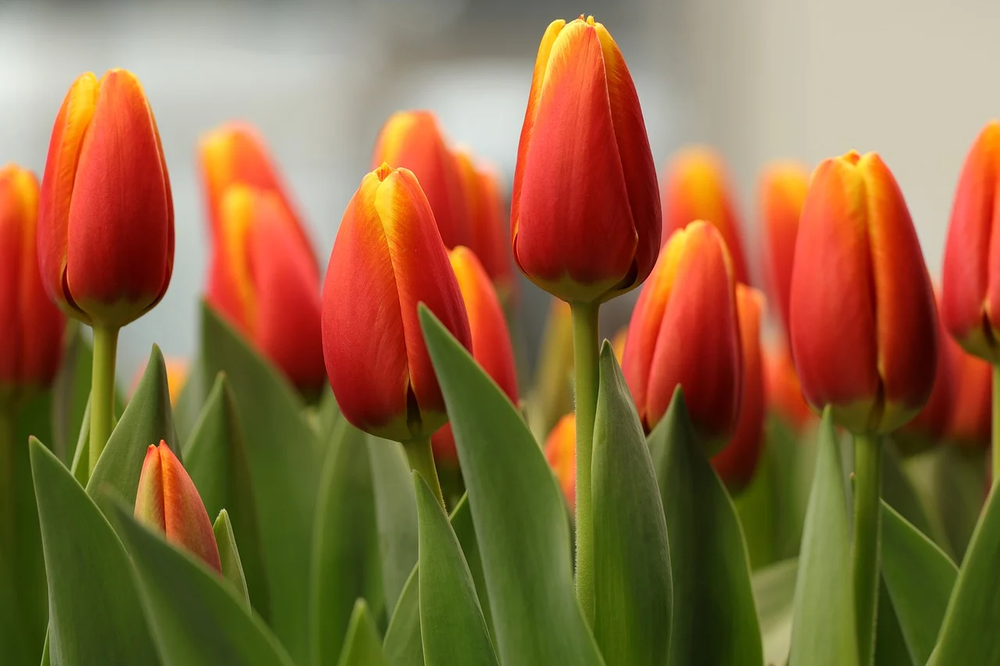
//> input picture resources/image_0.png, 1000 x 666 px, shrunk from 1280 x 853 before the run
$ ./opencv_1_canny   (built with g++ and OpenCV 4)
//> lines starting //> are read from the running program, lines starting //| are printed output that depends on the picture
#include <opencv2/opencv.hpp>
#include <iostream>

using namespace cv;

int main() {
    Mat img = imread("resources/image_0.png");
//> img is the input picture: 666 rows x 1000 cols, CV_8UC3; mean B, G, R 63.9, 103.9, 141.9
    if (img.empty()) {
        std::cerr << "Cannot read image! 请检查图片路径\n";
        return 1;
    }

    namedWindow("Original", WINDOW_NORMAL);
    imshow("Original", img);
    // 按键盘任意键继续
    waitKey(0);

    Mat gray;
    cvtColor(img, gray, COLOR_BGR2GRAY);
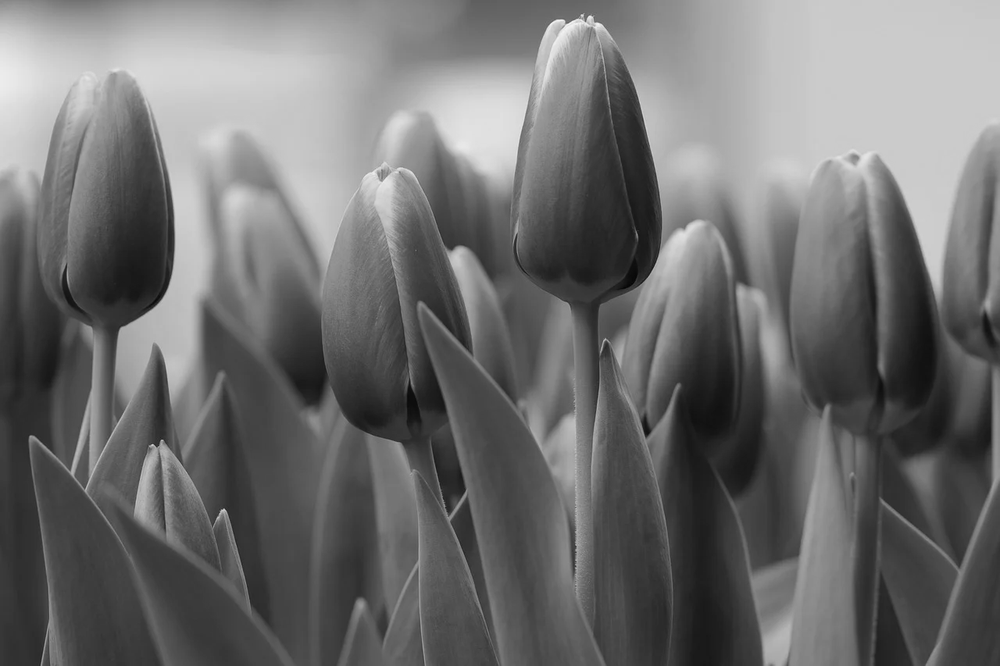
//> gray: 666 rows x 1000 cols, CV_8UC1; min 6, max 244, mean 110.7

    if (!gray.empty()) { // 增加判空，防止崩溃
        namedWindow("Gray", WINDOW_NORMAL);
        imshow("Gray", gray);
    }

    waitKey(0);


    Mat smooth, cannyImg;
    GaussianBlur(gray, smooth, Size(5,5), 1.5);
    Canny(smooth, cannyImg, 30, 90);
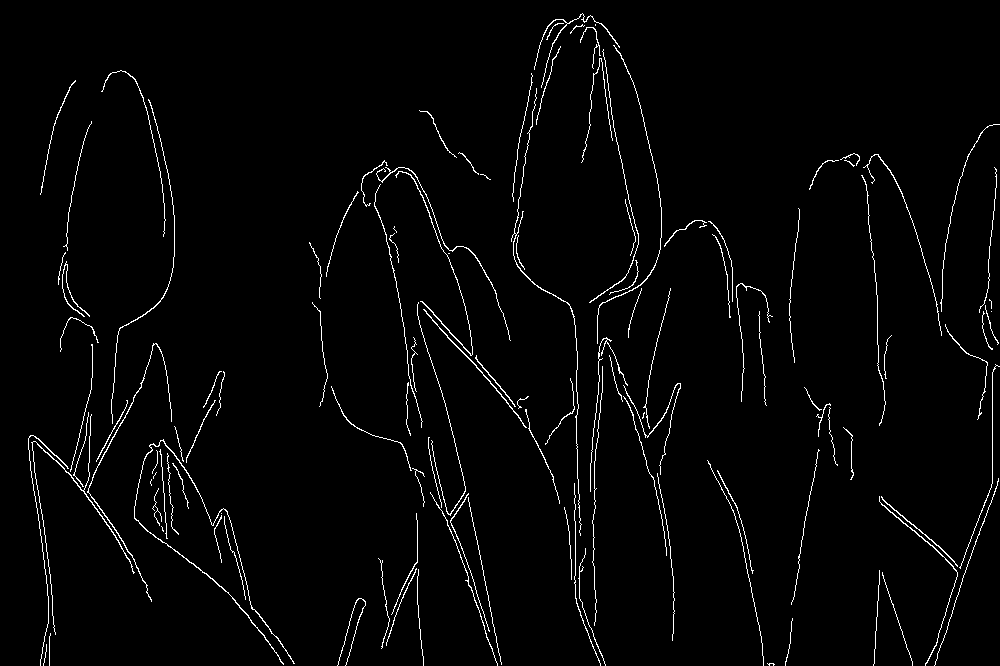
//> cannyImg: 666 rows x 1000 cols, CV_8UC1; 2.3% white in thin lines or dots
    namedWindow("Canny", WINDOW_NORMAL);

    imshow("Canny", cannyImg);
    waitKey(0);

    destroyAllWindows(); // 主动释放所有窗口资源，比直接点叉优雅
    return 0;
}
